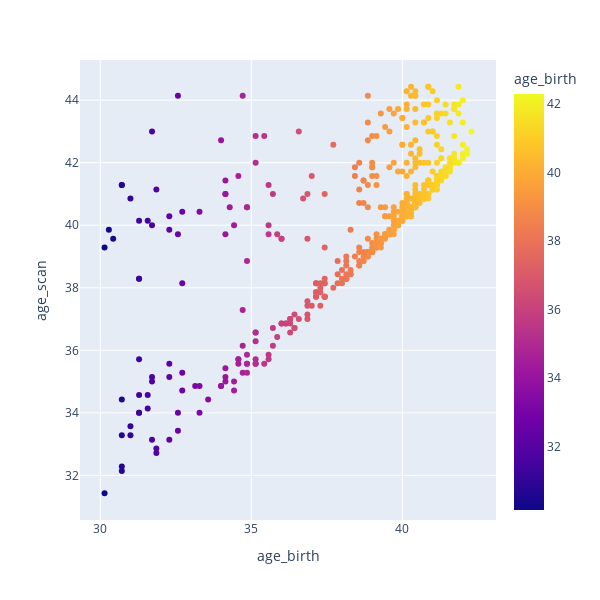

The notebook cell saved with this chart:
### Markdown cell above
Look at t_scan vs t_birth

### Code cell
import plotly.express as px
fig = px.scatter(df, x="age_birth", y="age_scan",color='age_birth',width=600,height=600)
fig.show()

### Figure 1 — Plotly figure (JSON) as saved in the notebook; plotly's stock layout.template omitted (floating-point values rounded to 4 significant figures; data arrays with more than 128 entries replaced by an {"elided": "..."} marker saying what was removed)
{"data": [{"hovertemplate": "age_birth=%{marker.color}<br>age_scan=%{y}<extra></extra>", "legendgroup": "", "marker": {"color": {"elided": "444 float values"}, "coloraxis": "coloraxis", "symbol": "circle"}, "mode": "markers", "name": "", "orientation": "v", "showlegend": false, "type": "scatter", "x": {"elided": "444 float values"}, "xaxis": "x", "y": {"elided": "444 float values"}, "yaxis": "y"}], "layout": {"coloraxis": {"colorbar": {"title": {"text": "age_birth"}}, "colorscale": [[0, "#0d0887"], [0.1111, "#46039f"], [0.2222, "#7201a8"], [0.3333, "#9c179e"], [0.4444, "#bd3786"], [0.5556, "#d8576b"], [0.6667, "#ed7953"], [0.7778, "#fb9f3a"], [0.8889, "#fdca26"], [1, "#f0f921"]]}, "height": 600, "legend": {"tracegroupgap": 0}, "margin": {"t": 60}, "width": 600, "xaxis": {"anchor": "y", "autorange": true, "domain": [0, 1], "range": [29.33, 43.1], "title": {"text": "age_birth"}, "type": "linear"}, "yaxis": {"anchor": "x", "autorange": true, "domain": [0, 1], "range": [30.57, 45.28], "title": {"text": "age_scan"}, "type": "linear"}}}
